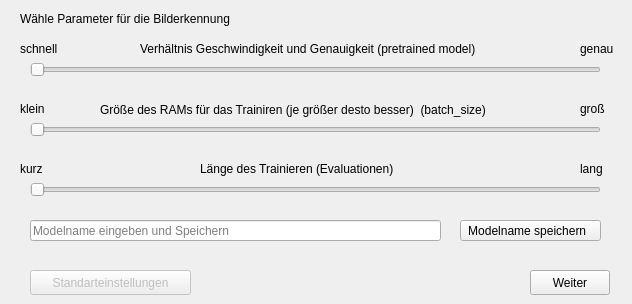
<?xml version="1.0" encoding="UTF-8"?>

<!--
AI_Model_Creator; an easy to use AI cumputer vision model creator.
Copyright (C) 2020  Jonas Mayer

This program is free software: you can redistribute it and/or modify
it under the terms of the GNU General Public License as published by    
the Free Software Foundation, either version 3 of the License, or
(at your option) any later version.

This program is distributed in the hope that it will be useful,
but WITHOUT ANY WARRANTY; without even the implied warranty of
MERCHANTABILITY or FITNESS FOR A PARTICULAR PURPOSE.  See the
GNU General Public License for more details.

You should have received a copy of the GNU General Public License
along with this program.  If not, see <https://www.gnu.org/licenses/>.
You can contact me by mail: bysuxaxofficial@gmail.com
-->

<ui version="4.0">
 <class>Parameterwahl</class>
 <widget class="QMainWindow" name="Parameterwahl">
  <property name="geometry">
   <rect>
    <x>0</x>
    <y>0</y>
    <width>632</width>
    <height>304</height>
   </rect>
  </property>
  <property name="windowTitle">
   <string>Parameterwahl</string>
  </property>
  <widget class="QWidget" name="centralwidget">
   <widget class="QSlider" name="sliderModel">
    <property name="enabled">
     <bool>false</bool>
    </property>
    <property name="geometry">
     <rect>
      <x>30</x>
      <y>60</y>
      <width>571</width>
      <height>20</height>
     </rect>
    </property>
    <property name="maximum">
     <number>16</number>
    </property>
    <property name="orientation">
     <enum>Qt::Horizontal</enum>
    </property>
   </widget>
   <widget class="QLabel" name="label">
    <property name="geometry">
     <rect>
      <x>20</x>
      <y>40</y>
      <width>54</width>
      <height>17</height>
     </rect>
    </property>
    <property name="text">
     <string>schnell</string>
    </property>
   </widget>
   <widget class="QLabel" name="label_2">
    <property name="geometry">
     <rect>
      <x>580</x>
      <y>40</y>
      <width>54</width>
      <height>17</height>
     </rect>
    </property>
    <property name="text">
     <string>genau</string>
    </property>
   </widget>
   <widget class="QLabel" name="label_3">
    <property name="geometry">
     <rect>
      <x>20</x>
      <y>10</y>
      <width>251</width>
      <height>17</height>
     </rect>
    </property>
    <property name="text">
     <string>Wähle Parameter für die Bilderkennung</string>
    </property>
   </widget>
   <widget class="QLabel" name="label_4">
    <property name="geometry">
     <rect>
      <x>140</x>
      <y>40</y>
      <width>431</width>
      <height>17</height>
     </rect>
    </property>
    <property name="text">
     <string>Verhältnis Geschwindigkeit und Genauigkeit (pretrained model)</string>
    </property>
   </widget>
   <widget class="QLabel" name="label_5">
    <property name="geometry">
     <rect>
      <x>20</x>
      <y>100</y>
      <width>54</width>
      <height>17</height>
     </rect>
    </property>
    <property name="text">
     <string>klein</string>
    </property>
   </widget>
   <widget class="QLabel" name="label_6">
    <property name="geometry">
     <rect>
      <x>580</x>
      <y>100</y>
      <width>54</width>
      <height>17</height>
     </rect>
    </property>
    <property name="text">
     <string>groß</string>
    </property>
   </widget>
   <widget class="QSlider" name="sliderRAM">
    <property name="geometry">
     <rect>
      <x>30</x>
      <y>120</y>
      <width>571</width>
      <height>20</height>
     </rect>
    </property>
    <property name="maximum">
     <number>256</number>
    </property>
    <property name="orientation">
     <enum>Qt::Horizontal</enum>
    </property>
   </widget>
   <widget class="QLabel" name="label_7">
    <property name="geometry">
     <rect>
      <x>100</x>
      <y>100</y>
      <width>471</width>
      <height>20</height>
     </rect>
    </property>
    <property name="text">
     <string>Größe des RAMs für das Trainiren (je größer desto besser)  (batch_size)</string>
    </property>
   </widget>
   <widget class="QLabel" name="label_8">
    <property name="geometry">
     <rect>
      <x>20</x>
      <y>160</y>
      <width>54</width>
      <height>17</height>
     </rect>
    </property>
    <property name="text">
     <string>kurz</string>
    </property>
   </widget>
   <widget class="QLabel" name="label_9">
    <property name="geometry">
     <rect>
      <x>580</x>
      <y>160</y>
      <width>54</width>
      <height>17</height>
     </rect>
    </property>
    <property name="text">
     <string>lang</string>
    </property>
   </widget>
   <widget class="QLabel" name="label_10">
    <property name="geometry">
     <rect>
      <x>200</x>
      <y>160</y>
      <width>371</width>
      <height>17</height>
     </rect>
    </property>
    <property name="text">
     <string>Länge des Trainieren (Evaluationen)</string>
    </property>
   </widget>
   <widget class="QSlider" name="sliderEval">
    <property name="geometry">
     <rect>
      <x>30</x>
      <y>180</y>
      <width>571</width>
      <height>20</height>
     </rect>
    </property>
    <property name="minimum">
     <number>1</number>
    </property>
    <property name="maximum">
     <number>250</number>
    </property>
    <property name="orientation">
     <enum>Qt::Horizontal</enum>
    </property>
   </widget>
   <widget class="QLineEdit" name="lineEditName">
    <property name="geometry">
     <rect>
      <x>30</x>
      <y>220</y>
      <width>411</width>
      <height>21</height>
     </rect>
    </property>
    <property name="placeholderText">
     <string>Modelname eingeben und Speichern</string>
    </property>
   </widget>
   <widget class="QPushButton" name="buttonName">
    <property name="geometry">
     <rect>
      <x>460</x>
      <y>220</y>
      <width>141</width>
      <height>21</height>
     </rect>
    </property>
    <property name="text">
     <string>Modelname speichern  </string>
    </property>
   </widget>
   <widget class="QPushButton" name="buttonWeiter">
    <property name="geometry">
     <rect>
      <x>530</x>
      <y>270</y>
      <width>80</width>
      <height>25</height>
     </rect>
    </property>
    <property name="text">
     <string>Weiter</string>
    </property>
   </widget>
   <widget class="QPushButton" name="buttonNormal">
    <property name="enabled">
     <bool>false</bool>
    </property>
    <property name="geometry">
     <rect>
      <x>30</x>
      <y>270</y>
      <width>161</width>
      <height>25</height>
     </rect>
    </property>
    <property name="text">
     <string>Standarteinstellungen</string>
    </property>
   </widget>
  </widget>
 </widget>
 <resources/>
 <connections/>
</ui>
